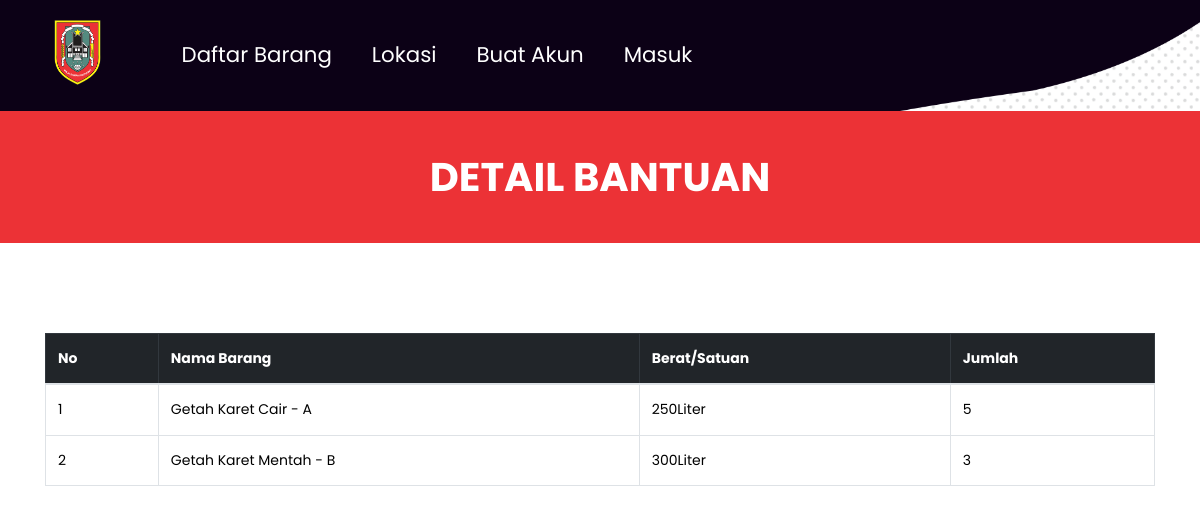
/pembeku_detail.php?notransaksi=2022060154, run on the app's committed database.
### tables this page shows
CREATE TABLE `detail` (
  `iddetail` int(5) NOT NULL,
  `notransaksi` varchar(15) NOT NULL,
  `idinventori` int(2) NOT NULL,
  `namainvenny` varchar(50) NOT NULL,
  `satuanny` varchar(50) NOT NULL,
  `jumlah` int(5) NOT NULL,
  `hargany` float NOT NULL,
  `subharga` float NOT NULL
);

### pembeku_detail.php (the view, shortened to what this page needs)
<?php require('header.php'); $notransaksi = $_GET['notransaksi'];
  $detail = mysqli_query($kon, "SELECT * FROM detail WHERE notransaksi = '$notransaksi' ORDER BY namainvenny ASC");
  $row    = mysqli_fetch_array($ongkir);  ?>
    </div>
  <div class="collection_text">DETAIL BANTUAN</div>
    <div class="layout_padding collection_section">
        <div class="container">
           <div class="panel panel-default">
                <div class="panel-body">
                    <div class="table-responsive">
                        <table class="table table-bordered table-hover " id="dataTables-example">
                            <thead class="success table-dark">
                                <tr>
                                    <th>No</th>
                                    <th>Nama Barang</th>
                                    <th>Berat/Satuan</th>
                                    <th>Jumlah</th>
                                </tr>
                            </thead>
                            <tbody>
                                    <?php $no=1;
                                        while($data = mysqli_fetch_array($detail)){ ?>
                                            <tr class="odd gradeX" style="color:black">
                                                <td><?= $no++; ?></td>
                                                <td><?= $data['namainvenny'] ?></td>
                                                <td><?= $data['satuanny'] ?></td>
                                                <td><?= $data['jumlah'] ?></td>
                                                </tr>
                                        <?php } ?>
                                </tbody>
                        </table><br><br>
                    </div>
                </div>
            </div>
        </div>
    </div>
   </body>
</html>

### css/style.css (style rules this page uses)
* { box-sizing: border-box !important; transition: ease all 0.5s; }
html { scroll-behavior: smooth; }
body { color: #666666; font-size: 14px; font-family: Poppins; line-height: 1.80857; font-weight: normal; overflow-x: hidden; }
*, *::after, *::before { -webkit-box-sizing: border-box; -moz-box-sizing: border-box; box-sizing: border-box; }
.layout_padding { padding-top: 90px; padding-bottom: 90px; }
body { width:100%; height:100%; }
.carousel-inner,.carousel,.carousel-item,.container,.fill { height:100%; width:100%; background-position:center center; background-size:cover; }
.collection_section { width: 100%; float: left; padding-bottom: 0px; }
.collection_text { width: 100%; float: left; color: #ffffff; text-align: center; font-weight: bold; font-size: 40px; background-color: #ec3236; padding: 30px 0px; }

### data on the page
detail: namainvenny "Getah Karet Cair - A", satuanny "250Liter", jumlah "5"
detail: namainvenny "Getah Karet Mentah - B", satuanny "300Liter", jumlah "3"
